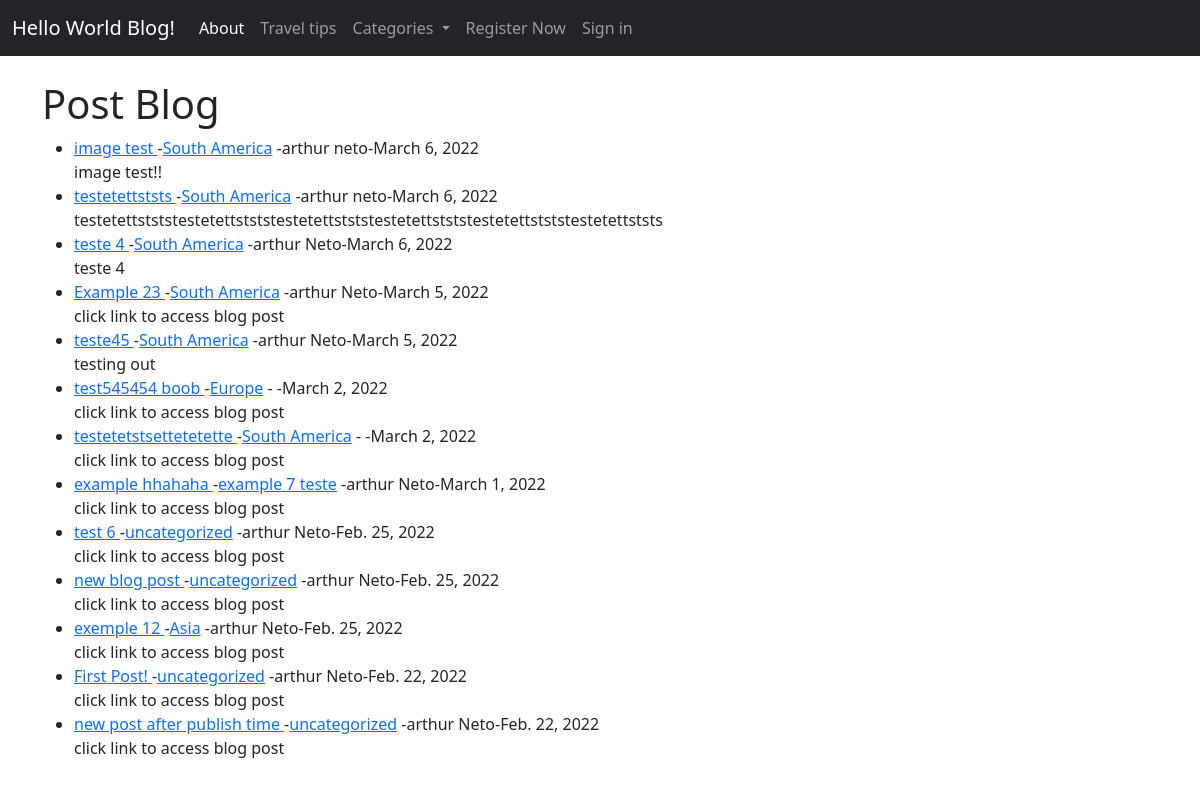
The page / on the database its author committed.
### world/models.py (models this page shows, shortened)
class Post(models.Model):
    title = models.CharField(max_length=255)
    title_tag = models.CharField(max_length=255)
    header_img = models.ImageField(null=True, blank=True, upload_to="images/")
    author = models.ForeignKey(User, on_delete=models.CASCADE)
    likes = models.ManyToManyField(User, related_name='post_blog')
    category = models.CharField(max_length=255, default='uncategorized')
    body = RichTextField(blank=True, null=True)
    publish_date =  models.DateField(auto_now_add=True)
    article_snippet = models.CharField(max_length=255, default='')

### world/views.py (the view)
# urls.py: path('', IndexView.as_view(), name="index"),
class IndexView(ListView):
    model = Post
    template_name = 'index.html'
    ordering = ['-publish_date']
    caty = Category.objects.all()
    def get_context_data(self, *args, **kwargs):
        caty_menu = Category.objects.all()
        context = super(IndexView, self).get_context_data(*args, **kwargs)
        context["caty_menu"] = caty_menu
        return context

### world/models.py (called while the page is built)
    def __str__(self):
        return self.name

### world/templates/index.html (shortened to what this page needs)
{% extends 'base.html' %}
{% block content %}
<h1>Post Blog</h1>
<ul>
    {% for post in object_list %}
    <li><a href="{% url 'details-article' post.pk %}">
        {{ post.title }} </a>
        -<a href="{% url 'category' post.category|slugify %}">{{ post.category }}</a>
        -{{ post.author.first_name }} {{ post.author.last_name }}-{{ post.publish_date }}
        </small><br/>
        {{ post.article_snippet }}
        <br/>
{% endfor%}
</ul>
{% endblock %}

### rows shown on the page
Post: title "image test", category "South America", author.first_name "arthur", author.last_name "neto", publish_date "March 6, 2022", article_snippet "image test!!"
Post: title "testetettststs", category "South America", author.first_name "arthur", author.last_name "neto", publish_date "March 6, 2022", article_snippet "testetettstststestetettstststestetettstststestetettstststestetettstststestetettststs"
Post: title "teste 4", category "South America", author.first_name "arthur", author.last_name "Neto", publish_date "March 6, 2022", article_snippet "teste 4"
Post: title "Example 23", category "South America", author.first_name "arthur", author.last_name "Neto", publish_date "March 5, 2022", article_snippet "click link to access blog post"
Post: title "teste45", category "South America", author.first_name "arthur", author.last_name "Neto", publish_date "March 5, 2022", article_snippet "testing out"
Post: title "test545454 boob", category "Europe", publish_date "March 2, 2022", article_snippet "click link to access blog post"
Post: title "testetetstsettetetette", category "South America", publish_date "March 2, 2022", article_snippet "click link to access blog post"
Post: title "example hhahaha", category "example 7 teste", author.first_name "arthur", author.last_name "Neto", publish_date "March 1, 2022", article_snippet "click link to access blog post"
Post: title "test 6", category "uncategorized", author.first_name "arthur", author.last_name "Neto", publish_date "Feb. 25, 2022", article_snippet "click link to access blog post"
Post: title "new blog post", category "uncategorized", author.first_name "arthur", author.last_name "Neto", publish_date "Feb. 25, 2022", article_snippet "click link to access blog post"
Post: title "exemple 12", category "Asia", author.first_name "arthur", author.last_name "Neto", publish_date "Feb. 25, 2022", article_snippet "click link to access blog post"
Post: title "First Post!", category "uncategorized", author.first_name "arthur", author.last_name "Neto", publish_date "Feb. 22, 2022", article_snippet "click link to access blog post"
Post: title "new post after publish time", category "uncategorized", author.first_name "arthur", author.last_name "Neto", publish_date "Feb. 22, 2022", article_snippet "click link to access blog post"
